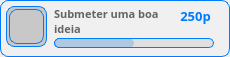
            <widget class="QWidget" name="achiev_2" native="true">
             <property name="styleSheet">
              <string notr="true">background-color:rgb(240,240,240);border-radius:8px;border:1px solid rgb(0,123,255);</string>
             </property>
             <widget class="QWidget" name="icon_frame_2" native="true">
              <property name="geometry">
               <rect>
                <x>6</x>
                <y>6</y>
                <width>41</width>
                <height>41</height>
               </rect>
              </property>
              <property name="styleSheet">
               <string notr="true">background-color:rgb(200,200,200);</string>
              </property>
              <widget class="QLabel" name="icon_image_2">
               <property name="geometry">
                <rect>
                 <x>3</x>
                 <y>3</y>
                 <width>35</width>
                 <height>35</height>
                </rect>
               </property>
               <property name="styleSheet">
                <string notr="true">border-image:url(:/Img/ideia.svg);border:1px solid rgb(0,123,255);</string>
               </property>
               <property name="text">
                <string/>
               </property>
              </widget>
             </widget>
             <widget class="QLabel" name="achiev_desc_2">
              <property name="geometry">
               <rect>
                <x>54</x>
                <y>6</y>
                <width>121</width>
                <height>31</height>
               </rect>
              </property>
              <property name="font">
               <font>
                <family>PibotoLt</family>
                <pointsize>8</pointsize>
                <weight>75</weight>
                <bold>true</bold>
               </font>
              </property>
              <property name="styleSheet">
               <string notr="true">color:rgb(100,100,100);border:none;background:transparent;</string>
              </property>
              <property name="text">
               <string>&lt;html&gt;&lt;head/&gt;&lt;body&gt;&lt;p&gt;Submeter uma boa ideia&lt;/p&gt;&lt;/body&gt;&lt;/html&gt;</string>
              </property>
              <property name="alignment">
               <set>Qt::AlignLeading|Qt::AlignLeft|Qt::AlignTop</set>
              </property>
              <property name="wordWrap">
               <bool>true</bool>
              </property>
              <property name="indent">
               <number>-1</number>
              </property>
             </widget>
             <widget class="QWidget" name="achiev_baratual_2" native="true">
              <property name="geometry">
               <rect>
                <x>54</x>
                <y>38</y>
                <width>80</width>
                <height>10</height>
               </rect>
              </property>
              <property name="styleSheet">
               <string notr="true">background-color:rgb(0,123,255);;border-radius:5px;</string>
              </property>
             </widget>
             <widget class="QWidget" name="achiev_bartotal_2" native="true">
              <property name="geometry">
               <rect>
                <x>54</x>
                <y>38</y>
                <width>160</width>
                <height>10</height>
               </rect>
              </property>
              <property name="styleSheet">
               <string notr="true">background-color:rgba(220,220,220,0.8);border-radius:5px;</string>
              </property>
             </widget>
             <widget class="QLabel" name="achiev_points_2">
              <property name="geometry">
               <rect>
                <x>170</x>
                <y>0</y>
                <width>51</width>
                <height>31</height>
               </rect>
              </property>
              <property name="font">
               <font>
                <family>PibotoLt</family>
                <pointsize>10</pointsize>
                <weight>75</weight>
                <bold>true</bold>
               </font>
              </property>
              <property name="styleSheet">
               <string notr="true">color:rgb(0,123,255);border:none;background:transparent;</string>
              </property>
              <property name="text">
               <string>250p</string>
              </property>
              <property name="alignment">
               <set>Qt::AlignCenter</set>
              </property>
              <property name="wordWrap">
               <bool>true</bool>
              </property>
              <property name="indent">
               <number>-1</number>
              </property>
             </widget>
            </widget>
